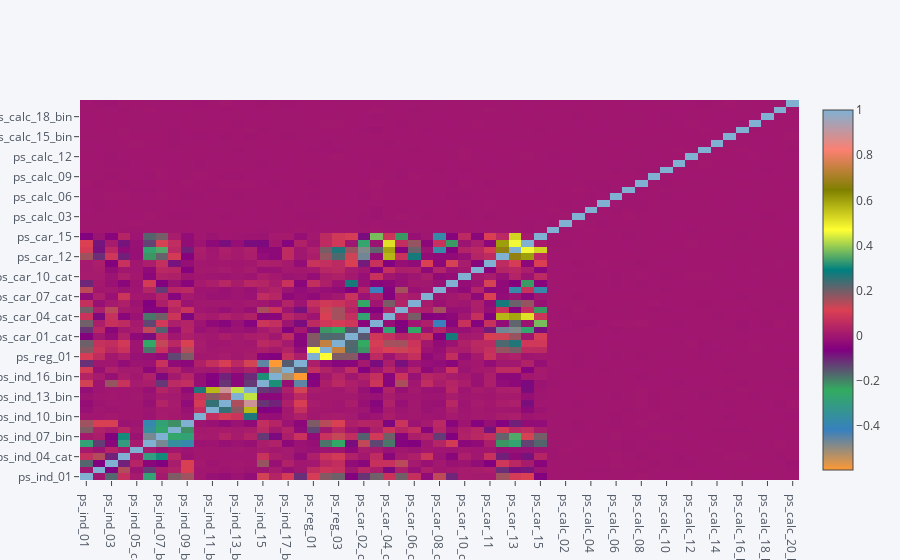

Notebook cell for this chart:
### Code cell
import cufflinks as cf
train[values].corr().iplot(kind = 'heatmap', text = train[values].corr().values)

### Figure 1 — Plotly figure (JSON) as saved in the notebook; plotly's stock layout.template omitted (floating-point values rounded to 4 significant figures; data arrays with more than 128 entries replaced by an {"elided": "..."} marker saying what was removed)
{"data": [{"colorscale": [[0, "rgb(255, 153, 51)"], [0.1111, "rgb(55, 128, 191)"], [0.2222, "rgb(50, 171, 96)"], [0.3333, "rgb(128, 0, 128)"], [0.4444, "rgb(219, 64, 82)"], [0.5556, "rgb(0, 128, 128)"], [0.6667, "rgb(255, 255, 51)"], [0.7778, "rgb(128, 128, 0)"], [0.8889, "rgb(251, 128, 114)"], [1, "rgb(128, 177, 211)"]], "type": "heatmap", "uid": "11dc6141-bcbf-4f44-87d3-4bceafff5c29", "x": ["ps_ind_01", "ps_ind_02_cat", "ps_ind_03", "ps_ind_04_cat", "ps_ind_05_cat", "ps_ind_06_bin", "ps_ind_07_bin", "ps_ind_08_bin", "ps_ind_09_bin", "ps_ind_10_bin", "ps_ind_11_bin", "ps_ind_12_bin", "ps_ind_13_bin", "ps_ind_14", "ps_ind_15", "ps_ind_16_bin", "ps_ind_17_bin", "ps_ind_18_bin", "ps_reg_01", "ps_reg_02", "ps_reg_03", "ps_car_01_cat", "ps_car_02_cat", "ps_car_03_cat", "ps_car_04_cat", "ps_car_05_cat", "ps_car_06_cat", "ps_car_07_cat", "ps_car_08_cat", "ps_car_09_cat", "ps_car_10_cat", "ps_car_11_cat", "ps_car_11", "ps_car_12", "ps_car_13", "ps_car_14", "ps_car_15", "ps_calc_01", "ps_calc_02", "ps_calc_03", "ps_calc_04", "ps_calc_05", "ps_calc_06", "ps_calc_07", "ps_calc_08", "ps_calc_09", "ps_calc_10", "ps_calc_11", "ps_calc_12", "ps_calc_13", "ps_calc_14", "ps_calc_15_bin", "ps_calc_16_bin", "ps_calc_17_bin", "ps_calc_18_bin", "ps_calc_19_bin", "ps_calc_20_bin"], "y": ["ps_ind_01", "ps_ind_02_cat", "ps_ind_03", "ps_ind_04_cat", "ps_ind_05_cat", "ps_ind_06_bin", "ps_ind_07_bin", "ps_ind_08_bin", "ps_ind_09_bin", "ps_ind_10_bin", "ps_ind_11_bin", "ps_ind_12_bin", "ps_ind_13_bin", "ps_ind_14", "ps_ind_15", "ps_ind_16_bin", "ps_ind_17_bin", "ps_ind_18_bin", "ps_reg_01", "ps_reg_02", "ps_reg_03", "ps_car_01_cat", "ps_car_02_cat", "ps_car_03_cat", "ps_car_04_cat", "ps_car_05_cat", "ps_car_06_cat", "ps_car_07_cat", "ps_car_08_cat", "ps_car_09_cat", "ps_car_10_cat", "ps_car_11_cat", "ps_car_11", "ps_car_12", "ps_car_13", "ps_car_14", "ps_car_15", "ps_calc_01", "ps_calc_02", "ps_calc_03", "ps_calc_04", "ps_calc_05", "ps_calc_06", "ps_calc_07", "ps_calc_08", "ps_calc_09", "ps_calc_10", "ps_calc_11", "ps_calc_12", "ps_calc_13", "ps_calc_14", "ps_calc_15_bin", "ps_calc_16_bin", "ps_calc_17_bin", "ps_calc_18_bin", "ps_calc_19_bin", "ps_calc_20_bin"], "z": {"elided": "57x57 float values"}, "zmax": 1, "zmin": -0.5943}], "layout": {"legend": {"bgcolor": "#F5F6F9", "font": {"color": "#4D5663"}}, "paper_bgcolor": "#F5F6F9", "plot_bgcolor": "#F5F6F9", "title": {"font": {"color": "#4D5663"}}, "xaxis": {"gridcolor": "#E1E5ED", "showgrid": true, "tickfont": {"color": "#4D5663"}, "title": {"font": {"color": "#4D5663"}, "text": ""}, "zerolinecolor": "#E1E5ED"}, "yaxis": {"gridcolor": "#E1E5ED", "showgrid": true, "tickfont": {"color": "#4D5663"}, "title": {"font": {"color": "#4D5663"}, "text": ""}, "zerolinecolor": "#E1E5ED"}}}
